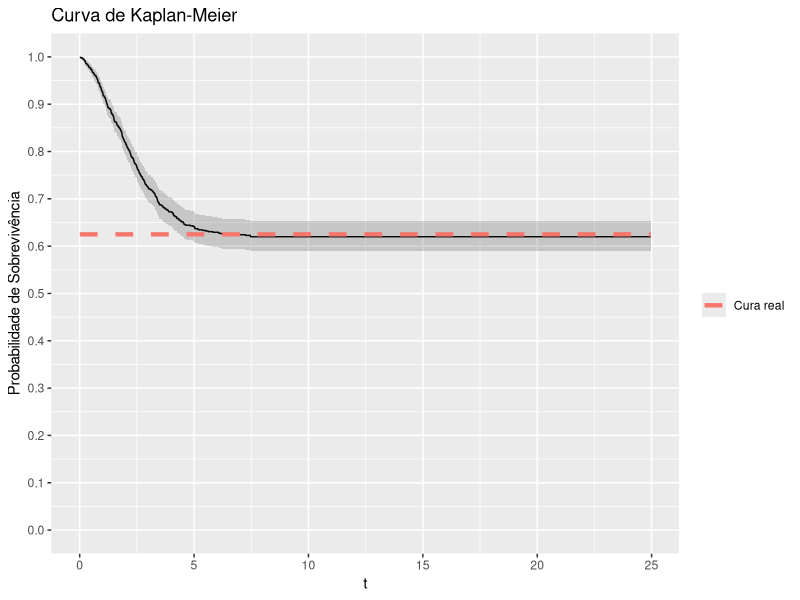
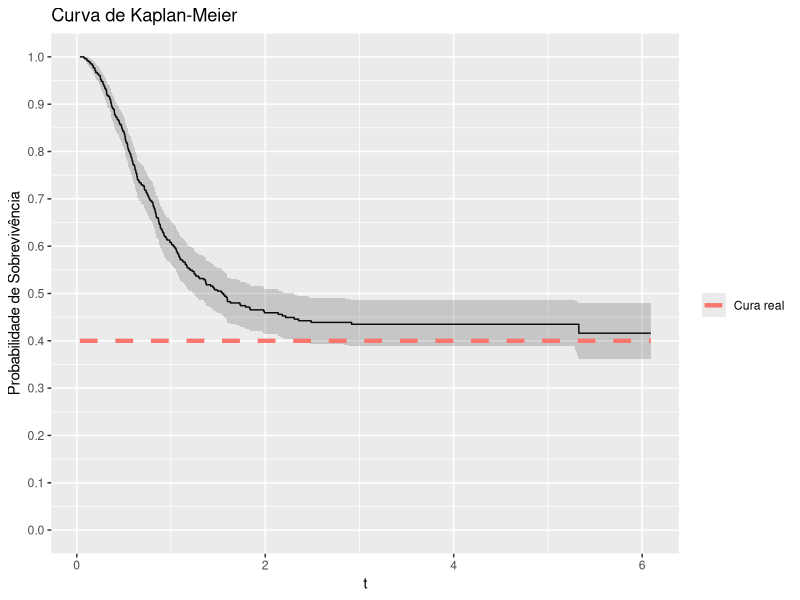

R code for these plots, in order:
library(purrr)
library(rlang)
library(tibble)
library(survival)
library(ggplot2)

# Função usada para construir o Kaplan-Meier mais fácil no ggplot2
plot_kaplan <- function(dados, surv, ...) {

  cura_real <- surv(.Machine$double.xmax, ...)

  dados_surv <- Surv(time = dados$t, event = dados$delta)
  km_fit <- survfit(dados_surv ~ 1)

  km_data <- data.frame(
    time = km_fit$time,
    surv = km_fit$surv,
    upper = km_fit$upper,
    lower = km_fit$lower
  )

  ggplot(km_data, aes(x = time, y = surv)) +
    geom_step() +
    geom_ribbon(aes(ymin = lower, ymax = upper), alpha = 0.2) +
    labs(x = "Tempo", y = "Probabilidade de Sobrevivência", title = "Curva de Kaplan-Meier") +
    stat_summary(geom = "line", fun = \(i) cura_real, aes(color = "Cura real"), linewidth = 1.5, linetype = 2) +
    scale_y_continuous(limits = c(0, 1), n.breaks = 10) +
    labs(x = "t") +
    guides(color = guide_legend(title = ""))
}

# quantile_model_exp <- function(u, rho, a, lambda) {
#   -log((a - a * u - rho * u) / a) / lambda
# }

# Waring Fragility Model - Random Activation
# G is the baseline distribution
# rho > 2. Se rho < 2, a variância da distribuição é infinita.
# a > 0
surv_wfm_random <- function(G) {
  function(t, rho, a, ...) {
    cure <- rho / (a + rho)
    cure + (1 - cure) * (1 - G(t, ...))
  }
}
desity_wfm_random <- function(g) {
  function(t, rho, a, ...) {
    cure <- rho / (a + rho)
    (1 - cure) * g(t, ...)
  }
}

# Criando automaticamente a função de sobrevivência do modelo com
# ativação aleatória, com G ~ Weibull
# Aqui você cria qualquer sobrevivencia, distribuição acumulada e densidade
# do seu modelo.
surv_wfm_random_weibull <- surv_wfm_random(G = pweibull) # Basta passar a G

cdf_wfm_random_weibull <- function(t, rho, a, shape, scale) {
  1 - surv_wfm_random_weibull(t, rho, a, shape = shape, scale = scale)
}

pdf_wfm_random_weibull <- desity_wfm_random(g = dweibull) # Basta passar a g

# Funcao que usaremos para gerar os dados
random_cure <-
  function(n = 1L,
           quantile_function = NULL,
           surv,
           censoring_cdf = NULL, # Se não for passada, é a distribuição uniforme (censura não-informativa)
           args_censoring_cdf = NULL, # Lista de valores dos argumentos da distribução da censura.
           args_model,
           t_max = NULL) {
    
    find_cure_limit <- function(surv, args_model, tol = 1e-6, tol_time = 1e-6, t_init = 10, t_max = 1e5) {
      s <- function(t) do.call(surv, c(list(t), args_model))
    
      # Aproximação da fração de cura
      pi_hat <- s(t_max)
    
      # Busca exponencial para achar intervalo
      t_lower <- t_init
      t_upper <- t_lower
    
      repeat {
        diff <- abs(s(t_upper) - pi_hat)
        if (diff < tol || t_upper >= t_max) break
        t_lower <- t_upper
        t_upper <- min(t_upper * 2, t_max)
      }
    
      if (t_upper >= t_max && abs(s(t_upper) - pi_hat) > tol) return(NA_real_)
    
      # Busca binária refinada
      while ((t_upper - t_lower) > tol_time) {
        t_mid <- 0.5 * (t_lower + t_upper)
        s_mid <- s(t_mid)
        if (abs(s_mid - pi_hat) < tol) {
          t_upper <- t_mid
        } else {
          t_lower <- t_mid
        }
      }
      # Retorna o menor valor de t tal que a sobrevivência converge 
      # para cura do modelo.
      return(t_upper) 
    }
  
    upper <- find_cure_limit(surv = surv, args_model)
    
    find_root <- function(u, func) {
      uniroot(
        \(t) func(t) - u,
        lower = 0,
        upper = upper, 
        tol = .Machine$double.eps^0.5
      )$root
    }

    # Obtendo a fração de cura da função de sobrevivência
    surv <- purrr::partial(.f = surv, !!!args_model)
    cure_fraction <- surv(.Machine$double.xmax)

    find_root <- Vectorize(FUN = find_root, vectorize.args = c("u"))
    
    if (is.function(quantile_function)) {
      quantile_function <- purrr::partial(.f = quantile_function, !!!args_model)
    } else if (is.function(surv)) {
      quantile_function <- purrr::partial(.f = find_root, func = surv)
    } else {
      stop("Invalid input: You must provide either a valid quantile function (quantile_function) or a cumulative distribution function (cdf).")
    }

    # Dividindo a população em idivíduos suscetíveis e curados
    c <- rbinom(n = n, size = 1L, prob = 1 - cure_fraction) # Divisão da população
    u <- cure_fraction + (1 - cure_fraction) * runif(n = n, min = 0, max = 1) # Utilizado para gerar os tempos reais

    # Calculando o tempo de sobrevivência real
    t <- quantile_function(u) # Tempo real

    # Atribuindo tempo máximo (maior real da arquitetura) para os indivíduos
    # curados.
    real_t <- ifelse(c, yes = t, no = .Machine$double.xmax)

    if(is.null(t_max)){
      t_max <- max(t * c)
    } 

    if (is.function(censoring_cdf)) {
      quantile_censoring <- purrr::partial(.f = find_root, censoring_cdf, !!!args_censoring_cdf)
      time_c <- quantile_censoring(u)      
    } else {
      time_c <- runif(n = n, min = 0, max = t_max)
    }
    t_observed <- pmin(real_t, time_c)
    delta <- ifelse(t_observed < real_t, yes = 0L, no = 1L) # 1 para falha e 0 para censura

    return(tibble::tibble(t = t_observed, delta = delta))
  }

# Dados verdadeiros
rho <- 2.5 # rho > 2
a <- 1.5
shape <- 1.5
scale <- 2.5
cura <- rho / (a + rho) # rho > 2

dados <- 
  random_cure(
    n = 1000L,
    surv = surv_wfm_random_weibull,
    args_model = c(rho = rho, a = a, shape = shape, scale = scale),
    t_max = 25
  )

plot_kaplan(
  dados, 
  surv = surv_wfm_random_weibull,
  rho = rho,
  a = a,
  shape = shape,
  scale = scale
)

dados |>
  dplyr::group_by(delta) |> 
  dplyr::summarise(n = dplyr::n(), prop = n/nrow(dados))


# Testando com a Dagum defeituosa ----------------------------------------

surv_dagum <- function(t, theta, beta, alpha){
  1 - theta * beta/(beta + theta * t^(-alpha))
}

theta <- 0.6
beta = 1.2
alpha <- 2.5

dados <- 
  random_cure(
    n = 500L,
    surv = surv_dagum,
    args_model = c(theta = theta, beta = beta, alpha = alpha),
    t_max = NULL
  )

# Plotando facilmente o Kaplan-Meier -------------------------------------
plot_kaplan(
  dados, 
  surv = surv_dagum, 
  theta = theta, 
  alpha = alpha, 
  beta = beta
)
